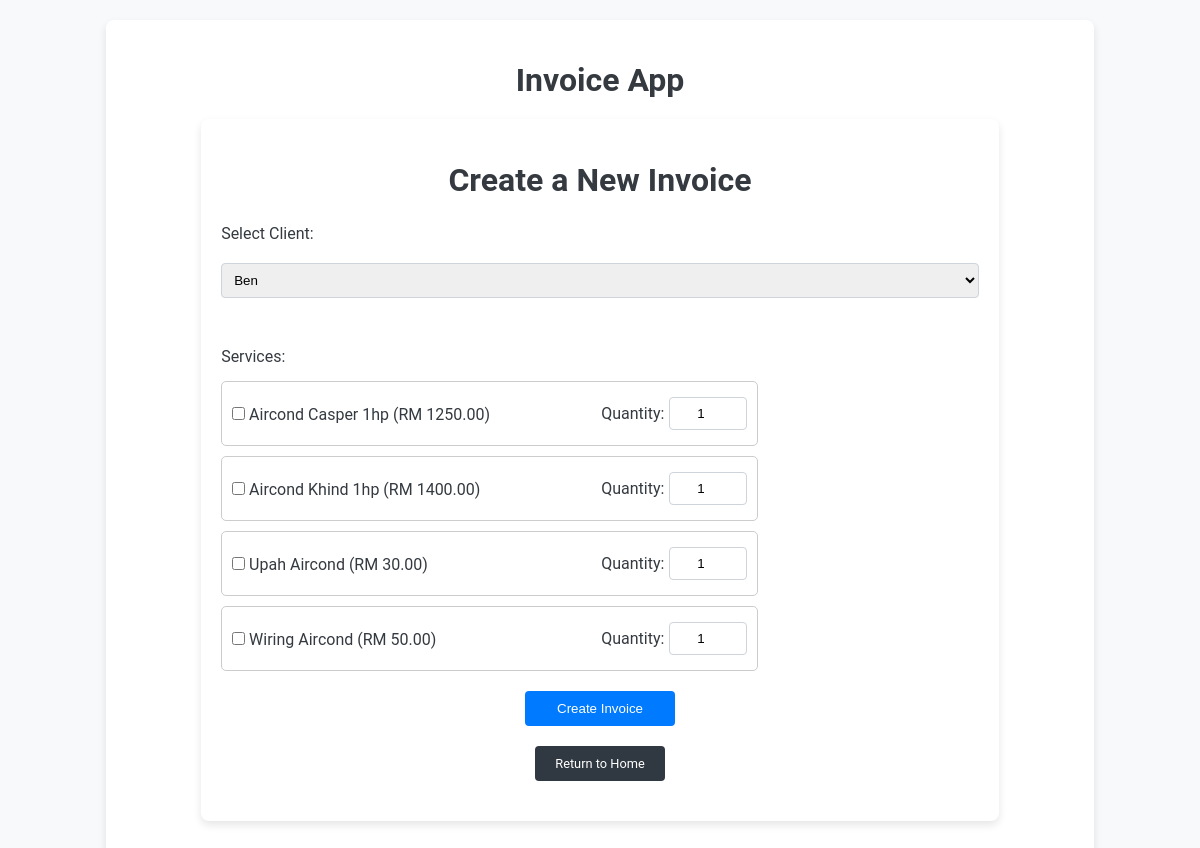
Screenshot of /create_invoice with the database file from the repository.
### app.py (models this page shows)
class Service(db.Model):
    id = db.Column(db.Integer, primary_key=True)
    description = db.Column(db.String(200), nullable=False)
    cost = db.Column(db.Numeric(10,2), nullable=False)
    type = db.Column(db.String(100), nullable=False)

### app.py (the view, shortened to what this page needs)
@app.route('/create_invoice', methods=['GET', 'POST'])
def create_invoice():
    clients = Client.query.all()
    services = Service.query.all()
    return render_template('create_invoice.html', clients=clients, services=services)

### templates/create_invoice.html (shortened to what this page needs)
{% extends "base.html" %} {% block title %}Create Invoice{% endblock %} {% block
content %}
<div class="container">
  <h1>Create a New Invoice</h1>
  <form method="POST" class="service-form">
    <label for="client">Select Client:</label>
    <select name="client" id="client">
      {% for client in clients %}
      <option value="{{ client.id }}">{{ client.name }}</option>
      {% endfor %}</select
    ><br />
    <label>Services:</label>
    <div id="services" class="service-list">
      {% for service in services %}
      <div class="service-item">
        <div class="service-details">
          <input type="checkbox" name="service" value="{{ service.id }}" /> {{
          service.description }} (RM {{ service.cost }})<br />
        </div>
        <div class="quantity-input">
          <label>Quantity:</label>
          <input type="number" name="quantity" min="1" value="1" />
        </div>
      </div>
      {% endfor %}
    </div>
    <button type="submit" class="btn">Create Invoice</button>
  </form>
  <a href="{{ url_for('index') }}" class="btn return-home">Return to Home</a>
</div>
{% endblock %}

### static/styles.css (style rules this page uses)
body { font-family: 'Roboto', Arial, sans-serif; background-color: #f8f9fa; color: #343a40; }
.container { width: 80%; margin: 20px auto; padding: 20px; background-color: #fff; border-radius: 8px; box-shadow: 0 4px 8px rgba(0, 0, 0, 0.1); }
h1 { text-align: center; font-size: 2em; margin-bottom: 20px; }
a.btn { display: inline-block; padding: 10px 20px; margin: 10px; background-color: #007bff; color: #fff; text-decoration: none; border-radius: 4px; transition: background-color 0.3s; }
form { display: flex; flex-direction: column; gap: 10px; }
form label, form select, form input { margin: 5px 0; }
button { width: 100px; padding: 10px; background-color: #007bff; color: #fff; border: none; border-radius: 4px; cursor: pointer; transition: background-color 0.3s; }
.service-form { display: flex; flex-direction: column; gap: 10px; }
.service-form label { margin-bottom: 5px; }
.service-form input { padding: 8px; border: 1px solid #ced4da; border-radius: 4px; }
.service-form select, option { padding: 8px; border: 1px solid #ced4da; border-radius: 4px; }
.service-form button { width: 150px; padding: 10px; background-color: #007bff; color: #fff; border: none; border-radius: 4px; cursor: pointer; transition: background-color 0.3s; align-self: center; }
.service-list { display: flex; flex-wrap: wrap; justify-content: space-between; }
.service-item { display: flex; align-items: center; justify-content: space-between; padding: 10px; border: 1px solid #ccc; border-radius: 5px; margin-bottom: 10px; width: 68%; }
.quantity-input { display: flex; align-items: center; }
.quantity-input label { margin-right: 5px; }
.quantity-input input { width: 60px; text-align: center; }
a.btn { display: inline-block; padding: 10px 20px; background-color: #007bff; color: #fff; text-decoration: none; border-radius: 4px; transition: background-color 0.3s; text-align: center; margin: 20px auto; }
a.return-home { display: block; width: fit-content; background-color: #303841; margin-top: 20px; font-size: 0.8em; }

### rows the page displays
Service: description "Aircond Casper 1hp", cost "1250.00"
Service: description "Aircond Khind 1hp", cost "1400.00"
Service: description "Upah Aircond", cost "30.00"
Service: description "Wiring Aircond", cost "50.00"

### other values shown
form field client "Ben"
